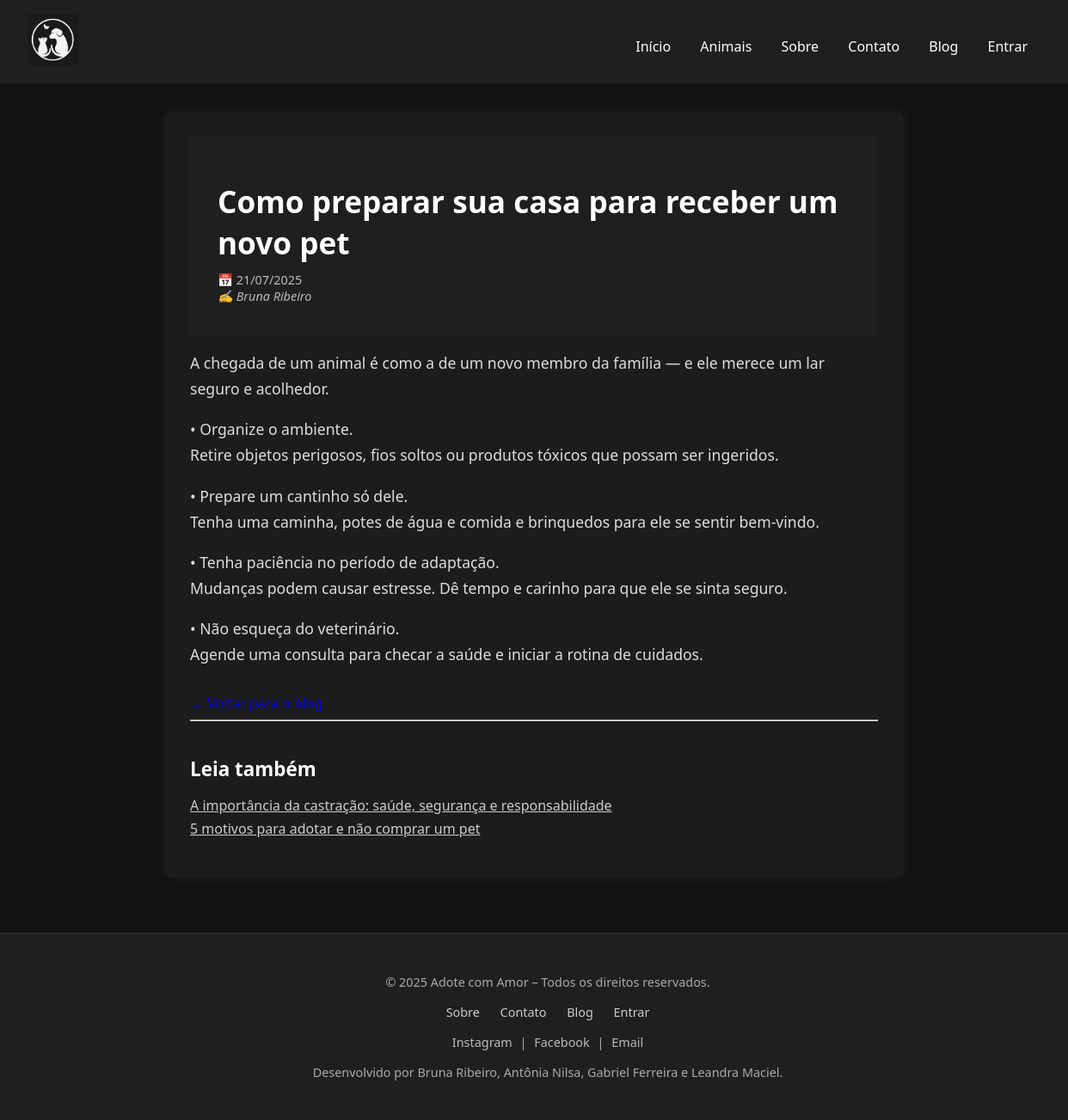
/blog/preparar-casa-novo-pet/, run on the app's committed database.
### blog/models.py (models this page shows, shortened)
class Post(models.Model):
    titulo = models.CharField(max_length=200)
    slug = models.SlugField(unique=True)
    conteudo = models.TextField()
    autor = models.CharField(max_length=100)
    data_publicacao = models.DateTimeField(auto_now_add=True)
    imagem = models.ImageField(
        upload_to='blog/posts',
        null=True,
        blank=True,
        verbose_name='Imagem do post'
    )
    class Meta:
        ordering = ['-data_publicacao']
        verbose_name = 'Post'
        verbose_name_plural = 'Posts'

### blog/views.py (the view)
# urls.py: path('<slug:slug>/', views.detalhe_post, name='detalhe'),
def detalhe_post(request, slug):
    post = get_object_or_404(Post, slug=slug)
    outros_posts = (Post.objects
                   .exclude(pk=post.pk)
                   .order_by('-data_publicacao')[:5])
    context = {
        'post': post,
        'outros_posts': outros_posts
    }
    return render(request, 'blog/detalhe.html', context)

### templates/blog/detalhe.html (shortened to what this page needs)
{% extends 'core/base.html' %}
{% block content %}
<section class="blog-detalhe">
    <div class="container">
        <article class="post-detalhe">
            <header class="post-header">
                <h1 class="titulo">{{ post.titulo }}</h1>
                <div class="info">
                    <time class="data" datetime="{{ post.data_publicacao|date:'Y-m-d' }}">
                        📅 {{ post.data_publicacao|date:"d/m/Y" }}
                    </time>
                    <address class="autor">
                        ✍️ {{ post.autor }}
                    </address>
                </div>
            </header>
            <div class="conteudo">
                {{ post.conteudo|linebreaks }}
            </div>
            <footer class="post-footer">
                <a href="{% url 'blog:lista' %}" class="botao-voltar">
                    <span aria-hidden="true">←</span> Voltar para o blog
                </a>
            </footer>
        </article>
        <hr class="divisor" aria-hidden="true">
        <aside class="leia-tambem">
            <h2>Leia também</h2>
            {% if outros_posts %}
                <ul class="posts-relacionados">
                    {% for outro in outros_posts %}
                        <li>
                            <a href="{% url 'blog:detalhe' outro.slug %}" class="post-link">
                                {{ outro.titulo }}
                            </a>
                        </li>
                    {% endfor %}
                </ul>
            {% else %}
                <p class="sem-posts">Nenhum outro post disponível.</p>
            {% endif %}
        </aside>
    </div>
</section>
{% endblock %}

### templates/core/base.html (shortened to what this page needs)
<!DOCTYPE html>
{% load static %}
<html lang="pt-br">
<head>
    <link rel="stylesheet" href="{% static 'css/style.css' %}">
</head>
<body class="dark">
    <header>
        <div class="logo">
            <img src="{% static 'img/logo.png' %}" alt="Logo" height="60">
        </div>
        <nav>
            <a href="{% url 'core:index' %}">Início</a>
            <a href="{% url 'animais:lista' %}">Animais</a>
            <a href="{% url 'core:sobre' %}">Sobre</a>
            <a href="{% url 'core:contato' %}">Contato</a>
            <a href="{% url 'blog:lista' %}">Blog</a>
            {% if user.is_authenticated %}
                <a href="{% url 'accounts:perfil' %}">Meu Perfil</a>
                <a href="{% url 'adocao:meus_pedidos' %}">Meus Pedidos</a>
                <a href="{% url 'divulgar:novo' %}">Divulgar Animal</a>
                <a href="{% url 'divulgar:meus_animais' %}">Meus Animais</a>
            {% else %}
                <a href="{% url 'accounts:login' %}">Entrar</a>
            {% endif %}
        </nav>
    </header>
    <main>
        {% block content %}{% endblock %}
    </main>
    <footer class="rodape">
        <div class="container-rodape">
           <p>&copy; 2025 Adote com Amor – Todos os direitos reservados.</p>
            <nav class="nav-rodape">
               <a href="{% url 'core:sobre' %}">Sobre</a>
               <a href="{% url 'core:contato' %}">Contato</a>
               <a href="{% url 'blog:lista' %}">Blog</a>
               <a href="{% url 'accounts:login' %}">Entrar</a>
            </nav>
            <div class="redes-sociais">
               <a href="https://instagram.com/adotecomamor" target="_blank">Instagram</a> |
               <a href="https://facebook.com/adotecomamor" target="_blank">Facebook</a> |
               <a href="mailto:contato@amigosparasempre.org">Email</a>
            </div>
            <p style="margin-top: 1rem;">Desenvolvido por Bruna Ribeiro, Antônia Nilsa, Gabriel Ferreira e Leandra Maciel.</p>
    </div>
</footer>
</body>
</html>

### static/css/style.css (style rules this page uses)
html, body { height: 100%; }
body.dark { display: flex; flex-direction: column; min-height: 100vh; }
main { flex: 1; }
body.dark { background-color: #121212; color: #f0f0f0; font-family: 'Segoe UI', sans-serif; margin: 0; padding: 0; }
header { background-color: #1f1f1f; display: flex; justify-content: space-between; align-items: center; padding: 1rem 2rem; flex-wrap: wrap; }
header .logo img { height: 60px; }
nav { margin-top: 10px; }
nav a { color: #fff; text-decoration: none; margin: 0 15px; font-weight: 500; transition: color 0.2s; }
main { padding: 2rem; max-width: 1200px; margin: 0 auto; }
footer.rodape { background-color: #1f1f1f; color: #aaa; padding: 2rem 1rem; text-align: center; font-size: 0.9rem; border-top: 1px solid #333; margin-top: 2rem; position: relative; bottom: 0; width: 100%; }
.container-rodape { max-width: 1100px; margin: 0 auto; }
.nav-rodape { margin: 1rem 0; }
.nav-rodape a { color: #ccc; margin: 0 10px; text-decoration: none; font-weight: 500; }
.redes-sociais { margin-top: 1rem; }
.redes-sociais a { color: #bbb; margin: 0 5px; text-decoration: none; }
.blog-detalhe .container { max-width: 800px; margin: 0 auto; background: #1c1c1c; padding: 30px; border-radius: 10px; box-shadow: 0 0 15px rgba(255,255,255,0.05); }
.titulo { font-size: 2.2rem; margin-bottom: 10px; color: #fff; }
.info { font-size: 0.9rem; color: #bbb; margin-bottom: 20px; }
.conteudo { font-size: 1.1rem; line-height: 1.7; color: #ddd; margin-bottom: 30px; }
.leia-tambem { margin-top: 40px; }
.leia-tambem h2 { color: #fff; font-size: 1.4rem; margin-bottom: 10px; }
.leia-tambem ul { list-style: none; padding: 0; }
.leia-tambem li { margin: 5px 0; }
.leia-tambem a { color: #ccc; text-decoration: underline; }

### data on the page
Post: titulo "Como preparar sua casa para receber um novo pet", data_publicacao "21/07/2025", autor "Bruna Ribeiro", conteudo "A chegada de um animal é como a de um novo membro da família — e ele merece um lar seguro e acolhedor. • Organize o ambiente. Retire objetos perigosos, fios soltos ou produtos tóxicos que possam ser ingeridos. • Prepare um cantinho só dele. Tenha uma caminha, potes de água e comida e brinquedos para ele se sentir bem-vindo. • Tenha paciência no período de adaptação. Mudanças podem causar estresse. Dê tempo e carinho para que ele se sinta seguro. • Não esqueça do veterinário. Agende uma consulta para checar a saúde e iniciar a rotina de cuidados."
Post: titulo "A importância da castração: saúde, segurança e responsabilidade"
Post: titulo "5 motivos para adotar e não comprar um pet"
